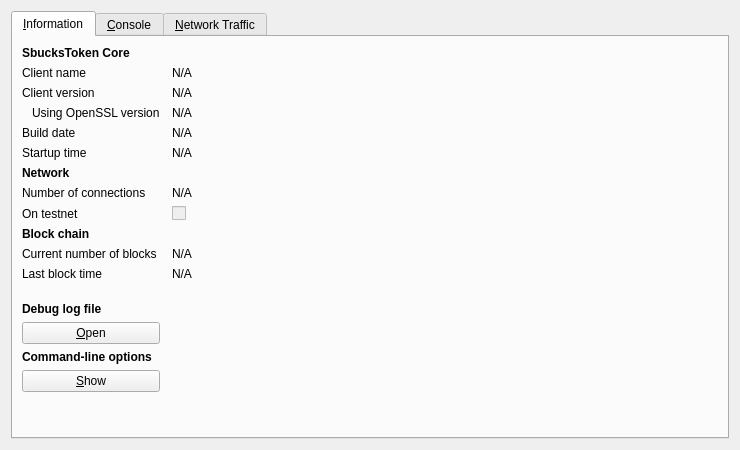
<?xml version="1.0" encoding="UTF-8"?>
<ui version="4.0">
 <class>RPCConsole</class>
 <widget class="QDialog" name="RPCConsole">
  <property name="geometry">
   <rect>
    <x>0</x>
    <y>0</y>
    <width>740</width>
    <height>450</height>
   </rect>
  </property>
  <property name="windowTitle">
   <string>SbucksToken - Debug window</string>
  </property>
  <layout class="QVBoxLayout" name="verticalLayout_2">
   <item>
    <widget class="QTabWidget" name="tabWidget">
     <property name="currentIndex">
      <number>0</number>
     </property>
     <widget class="QWidget" name="tab_info">
      <attribute name="title">
       <string>&amp;Information</string>
      </attribute>
      <layout class="QGridLayout" name="gridLayout" columnstretch="0,1">
       <property name="horizontalSpacing">
        <number>12</number>
       </property>
       <item row="0" column="0">
        <widget class="QLabel" name="label_9">
         <property name="font">
          <font>
           <weight>75</weight>
           <bold>true</bold>
          </font>
         </property>
         <property name="text">
          <string>SbucksToken Core</string>
         </property>
        </widget>
       </item>
       <item row="1" column="0">
        <widget class="QLabel" name="label_5">
         <property name="text">
          <string>Client name</string>
         </property>
        </widget>
       </item>
       <item row="1" column="1">
        <widget class="QLabel" name="clientName">
         <property name="cursor">
          <cursorShape>IBeamCursor</cursorShape>
         </property>
         <property name="text">
          <string>N/A</string>
         </property>
         <property name="textFormat">
          <enum>Qt::PlainText</enum>
         </property>
         <property name="textInteractionFlags">
          <set>Qt::LinksAccessibleByMouse|Qt::TextSelectableByKeyboard|Qt::TextSelectableByMouse</set>
         </property>
        </widget>
       </item>
       <item row="2" column="0">
        <widget class="QLabel" name="label_6">
         <property name="text">
          <string>Client version</string>
         </property>
        </widget>
       </item>
       <item row="2" column="1">
        <widget class="QLabel" name="clientVersion">
         <property name="cursor">
          <cursorShape>IBeamCursor</cursorShape>
         </property>
         <property name="text">
          <string>N/A</string>
         </property>
         <property name="textFormat">
          <enum>Qt::PlainText</enum>
         </property>
         <property name="textInteractionFlags">
          <set>Qt::LinksAccessibleByMouse|Qt::TextSelectableByKeyboard|Qt::TextSelectableByMouse</set>
         </property>
        </widget>
       </item>
       <item row="3" column="0">
        <widget class="QLabel" name="label_14">
         <property name="text">
          <string>Using OpenSSL version</string>
         </property>
         <property name="indent">
          <number>10</number>
         </property>
        </widget>
       </item>
       <item row="3" column="1">
        <widget class="QLabel" name="openSSLVersion">
         <property name="cursor">
          <cursorShape>IBeamCursor</cursorShape>
         </property>
         <property name="text">
          <string>N/A</string>
         </property>
         <property name="textFormat">
          <enum>Qt::PlainText</enum>
         </property>
         <property name="textInteractionFlags">
          <set>Qt::LinksAccessibleByMouse|Qt::TextSelectableByKeyboard|Qt::TextSelectableByMouse</set>
         </property>
        </widget>
       </item>
       <item row="4" column="0">
        <widget class="QLabel" name="label_12">
         <property name="text">
          <string>Build date</string>
         </property>
        </widget>
       </item>
       <item row="4" column="1">
        <widget class="QLabel" name="buildDate">
         <property name="cursor">
          <cursorShape>IBeamCursor</cursorShape>
         </property>
         <property name="text">
          <string>N/A</string>
         </property>
         <property name="textFormat">
          <enum>Qt::PlainText</enum>
         </property>
         <property name="textInteractionFlags">
          <set>Qt::LinksAccessibleByMouse|Qt::TextSelectableByKeyboard|Qt::TextSelectableByMouse</set>
         </property>
        </widget>
       </item>
       <item row="5" column="0">
        <widget class="QLabel" name="label_13">
         <property name="text">
          <string>Startup time</string>
         </property>
        </widget>
       </item>
       <item row="5" column="1">
        <widget class="QLabel" name="startupTime">
         <property name="cursor">
          <cursorShape>IBeamCursor</cursorShape>
         </property>
         <property name="text">
          <string>N/A</string>
         </property>
         <property name="textFormat">
          <enum>Qt::PlainText</enum>
         </property>
         <property name="textInteractionFlags">
          <set>Qt::LinksAccessibleByMouse|Qt::TextSelectableByKeyboard|Qt::TextSelectableByMouse</set>
         </property>
        </widget>
       </item>
       <item row="6" column="0">
        <widget class="QLabel" name="label_11">
         <property name="font">
          <font>
           <weight>75</weight>
           <bold>true</bold>
          </font>
         </property>
         <property name="text">
          <string>Network</string>
         </property>
        </widget>
       </item>
       <item row="7" column="0">
        <widget class="QLabel" name="label_7">
         <property name="text">
          <string>Number of connections</string>
         </property>
        </widget>
       </item>
       <item row="7" column="1">
        <widget class="QLabel" name="numberOfConnections">
         <property name="cursor">
          <cursorShape>IBeamCursor</cursorShape>
         </property>
         <property name="text">
          <string>N/A</string>
         </property>
         <property name="textFormat">
          <enum>Qt::PlainText</enum>
         </property>
         <property name="textInteractionFlags">
          <set>Qt::LinksAccessibleByMouse|Qt::TextSelectableByKeyboard|Qt::TextSelectableByMouse</set>
         </property>
        </widget>
       </item>
       <item row="8" column="0">
        <widget class="QLabel" name="label_8">
         <property name="text">
          <string>On testnet</string>
         </property>
        </widget>
       </item>
       <item row="8" column="1">
        <widget class="QCheckBox" name="isTestNet">
         <property name="enabled">
          <bool>false</bool>
         </property>
         <property name="text">
          <string/>
         </property>
        </widget>
       </item>
       <item row="9" column="0">
        <widget class="QLabel" name="label_10">
         <property name="font">
          <font>
           <weight>75</weight>
           <bold>true</bold>
          </font>
         </property>
         <property name="text">
          <string>Block chain</string>
         </property>
        </widget>
       </item>
       <item row="10" column="0">
        <widget class="QLabel" name="label_3">
         <property name="text">
          <string>Current number of blocks</string>
         </property>
        </widget>
       </item>
       <item row="10" column="1">
        <widget class="QLabel" name="numberOfBlocks">
         <property name="cursor">
          <cursorShape>IBeamCursor</cursorShape>
         </property>
         <property name="text">
          <string>N/A</string>
         </property>
         <property name="textFormat">
          <enum>Qt::PlainText</enum>
         </property>
         <property name="textInteractionFlags">
          <set>Qt::LinksAccessibleByMouse|Qt::TextSelectableByKeyboard|Qt::TextSelectableByMouse</set>
         </property>
        </widget>
       </item>
       <item row="11" column="0">
        <widget class="QLabel" name="label_2">
         <property name="text">
          <string>Last block time</string>
         </property>
        </widget>
       </item>
       <item row="11" column="1">
        <widget class="QLabel" name="lastBlockTime">
         <property name="cursor">
          <cursorShape>IBeamCursor</cursorShape>
         </property>
         <property name="text">
          <string>N/A</string>
         </property>
         <property name="textFormat">
          <enum>Qt::PlainText</enum>
         </property>
         <property name="textInteractionFlags">
          <set>Qt::LinksAccessibleByMouse|Qt::TextSelectableByKeyboard|Qt::TextSelectableByMouse</set>
         </property>
        </widget>
       </item>
       <item row="12" column="0">
        <spacer name="verticalSpacer_2">
         <property name="orientation">
          <enum>Qt::Vertical</enum>
         </property>
         <property name="sizeHint" stdset="0">
          <size>
           <width>20</width>
           <height>20</height>
          </size>
         </property>
        </spacer>
       </item>
       <item row="13" column="0">
        <widget class="QLabel" name="labelDebugLogfile">
         <property name="font">
          <font>
           <weight>75</weight>
           <bold>true</bold>
          </font>
         </property>
         <property name="text">
          <string>Debug log file</string>
         </property>
        </widget>
       </item>
       <item row="14" column="0">
        <widget class="QPushButton" name="openDebugLogfileButton">
         <property name="toolTip">
          <string>Open the SbucksToken debug log file from the current data directory. This can take a few seconds for large log files.</string>
         </property>
         <property name="text">
          <string>&amp;Open</string>
         </property>
         <property name="autoDefault">
          <bool>false</bool>
         </property>
        </widget>
       </item>
       <item row="15" column="0">
        <widget class="QLabel" name="labelCLOptions">
         <property name="font">
          <font>
           <weight>75</weight>
           <bold>true</bold>
          </font>
         </property>
         <property name="text">
          <string>Command-line options</string>
         </property>
        </widget>
       </item>
       <item row="16" column="0">
        <widget class="QPushButton" name="showCLOptionsButton">
         <property name="toolTip">
          <string>Show the SbucksToken-Qt help message to get a list with possible SbucksToken command-line options.</string>
         </property>
         <property name="text">
          <string>&amp;Show</string>
         </property>
         <property name="autoDefault">
          <bool>false</bool>
         </property>
        </widget>
       </item>
       <item row="17" column="0">
        <spacer name="verticalSpacer">
         <property name="orientation">
          <enum>Qt::Vertical</enum>
         </property>
         <property name="sizeHint" stdset="0">
          <size>
           <width>20</width>
           <height>40</height>
          </size>
         </property>
        </spacer>
       </item>
      </layout>
     </widget>
     <widget class="QWidget" name="tab_console">
      <attribute name="title">
       <string>&amp;Console</string>
      </attribute>
      <layout class="QVBoxLayout" name="verticalLayout_3">
       <property name="spacing">
        <number>3</number>
       </property>
       <item>
        <widget class="QTextEdit" name="messagesWidget">
         <property name="minimumSize">
          <size>
           <width>0</width>
           <height>100</height>
          </size>
         </property>
         <property name="readOnly">
          <bool>true</bool>
         </property>
         <property name="tabKeyNavigation" stdset="0">
          <bool>false</bool>
         </property>
         <property name="columnCount" stdset="0">
          <number>2</number>
         </property>
        </widget>
       </item>
       <item>
        <layout class="QHBoxLayout" name="horizontalLayout">
         <property name="spacing">
          <number>3</number>
         </property>
         <item>
          <widget class="QLabel" name="label">
           <property name="text">
            <string notr="true">&gt;</string>
           </property>
          </widget>
         </item>
         <item>
          <widget class="QLineEdit" name="lineEdit"/>
         </item>
         <item>
          <widget class="QPushButton" name="clearButton">
           <property name="maximumSize">
            <size>
             <width>24</width>
             <height>24</height>
            </size>
           </property>
           <property name="toolTip">
            <string>Clear console</string>
           </property>
           <property name="text">
            <string/>
           </property>
           <property name="icon">
            <iconset resource="../bitcoin.qrc">
             <normaloff>:/icons/remove</normaloff>:/icons/remove</iconset>
           </property>
           <property name="shortcut">
            <string notr="true">Ctrl+L</string>
           </property>
           <property name="autoDefault">
            <bool>false</bool>
           </property>
          </widget>
         </item>
        </layout>
       </item>
      </layout>
     </widget>
     <widget class="QWidget" name="tab">
      <attribute name="title">
       <string>&amp;Network Traffic</string>
      </attribute>
      <layout class="QHBoxLayout" name="horizontalLayout_3">
       <item>
        <layout class="QVBoxLayout" name="verticalLayout_4">
         <item>
          <widget class="TrafficGraphWidget" name="trafficGraph" native="true">
           <property name="sizePolicy">
            <sizepolicy hsizetype="Expanding" vsizetype="Expanding">
             <horstretch>0</horstretch>
             <verstretch>0</verstretch>
            </sizepolicy>
           </property>
          </widget>
         </item>
         <item>
          <layout class="QHBoxLayout" name="horizontalLayout_2">
           <item>
            <widget class="QSlider" name="sldGraphRange">
             <property name="minimum">
              <number>1</number>
             </property>
             <property name="maximum">
              <number>288</number>
             </property>
             <property name="pageStep">
              <number>12</number>
             </property>
             <property name="value">
              <number>6</number>
             </property>
             <property name="orientation">
              <enum>Qt::Horizontal</enum>
             </property>
            </widget>
           </item>
           <item>
            <widget class="QLabel" name="lblGraphRange">
             <property name="minimumSize">
              <size>
               <width>100</width>
               <height>0</height>
              </size>
             </property>
             <property name="alignment">
              <set>Qt::AlignCenter</set>
             </property>
            </widget>
           </item>
           <item>
            <widget class="QPushButton" name="btnClearTrafficGraph">
             <property name="text">
              <string>&amp;Clear</string>
             </property>
            </widget>
           </item>
          </layout>
         </item>
        </layout>
       </item>
       <item>
        <layout class="QVBoxLayout" name="verticalLayout">
         <item>
          <widget class="QGroupBox" name="groupBox">
           <property name="title">
            <string>Totals</string>
           </property>
           <layout class="QVBoxLayout" name="verticalLayout_5">
            <item>
             <layout class="QHBoxLayout" name="horizontalLayout_4">
              <item>
               <widget class="Line" name="line">
                <property name="sizePolicy">
                 <sizepolicy hsizetype="Fixed" vsizetype="Fixed">
                  <horstretch>0</horstretch>
                  <verstretch>0</verstretch>
                 </sizepolicy>
                </property>
                <property name="minimumSize">
                 <size>
                  <width>10</width>
                  <height>0</height>
                 </size>
                </property>
                <property name="palette">
                 <palette>
                  <active>
                   <colorrole role="Light">
                    <brush brushstyle="SolidPattern">
                     <color alpha="255">
                      <red>0</red>
                      <green>255</green>
                      <blue>0</blue>
                     </color>
                    </brush>
                   </colorrole>
                  </active>
                  <inactive>
                   <colorrole role="Light">
                    <brush brushstyle="SolidPattern">
                     <color alpha="255">
                      <red>0</red>
                      <green>255</green>
                      <blue>0</blue>
                     </color>
                    </brush>
                   </colorrole>
                  </inactive>
                  <disabled>
                   <colorrole role="Light">
                    <brush brushstyle="SolidPattern">
                     <color alpha="255">
                      <red>0</red>
                      <green>255</green>
                      <blue>0</blue>
                     </color>
                    </brush>
                   </colorrole>
                  </disabled>
                 </palette>
                </property>
                <property name="orientation">
                 <enum>Qt::Horizontal</enum>
                </property>
               </widget>
              </item>
              <item>
               <widget class="QLabel" name="label_16">
                <property name="text">
                 <string>In:</string>
                </property>
               </widget>
              </item>
              <item>
               <widget class="QLabel" name="lblBytesIn">
                <property name="minimumSize">
                 <size>
                  <width>50</width>
                  <height>0</height>
                 </size>
                </property>
                <property name="alignment">
                 <set>Qt::AlignRight|Qt::AlignTrailing|Qt::AlignVCenter</set>
                </property>
               </widget>
              </item>
             </layout>
            </item>
            <item>
             <layout class="QHBoxLayout" name="horizontalLayout_5">
              <item>
               <widget class="Line" name="line_2">
                <property name="sizePolicy">
                 <sizepolicy hsizetype="Fixed" vsizetype="Fixed">
                  <horstretch>0</horstretch>
                  <verstretch>0</verstretch>
                 </sizepolicy>
                </property>
                <property name="minimumSize">
                 <size>
                  <width>10</width>
                  <height>0</height>
                 </size>
                </property>
                <property name="palette">
                 <palette>
                  <active>
                   <colorrole role="Light">
                    <brush brushstyle="SolidPattern">
                     <color alpha="255">
                      <red>255</red>
                      <green>0</green>
                      <blue>0</blue>
                     </color>
                    </brush>
                   </colorrole>
                  </active>
                  <inactive>
                   <colorrole role="Light">
                    <brush brushstyle="SolidPattern">
                     <color alpha="255">
                      <red>255</red>
                      <green>0</green>
                      <blue>0</blue>
                     </color>
                    </brush>
                   </colorrole>
                  </inactive>
                  <disabled>
                   <colorrole role="Light">
                    <brush brushstyle="SolidPattern">
                     <color alpha="255">
                      <red>255</red>
                      <green>0</green>
                      <blue>0</blue>
                     </color>
                    </brush>
                   </colorrole>
                  </disabled>
                 </palette>
                </property>
                <property name="orientation">
                 <enum>Qt::Horizontal</enum>
                </property>
               </widget>
              </item>
              <item>
               <widget class="QLabel" name="label_17">
                <property name="text">
                 <string>Out:</string>
                </property>
               </widget>
              </item>
              <item>
               <widget class="QLabel" name="lblBytesOut">
                <property name="minimumSize">
                 <size>
                  <width>50</width>
                  <height>0</height>
                 </size>
                </property>
                <property name="alignment">
                 <set>Qt::AlignRight|Qt::AlignTrailing|Qt::AlignVCenter</set>
                </property>
               </widget>
              </item>
             </layout>
            </item>
            <item>
             <spacer name="verticalSpacer_4">
              <property name="orientation">
               <enum>Qt::Vertical</enum>
              </property>
              <property name="sizeHint" stdset="0">
               <size>
                <width>20</width>
                <height>407</height>
               </size>
              </property>
             </spacer>
            </item>
           </layout>
          </widget>
         </item>
        </layout>
       </item>
      </layout>
     </widget>
    </widget>
   </item>
  </layout>
 </widget>
 <customwidgets>
  <customwidget>
   <class>TrafficGraphWidget</class>
   <extends>QWidget</extends>
   <header>trafficgraphwidget.h</header>
   <container>1</container>
   <slots>
    <slot>clear()</slot>
   </slots>
  </customwidget>
 </customwidgets>
 <resources>
  <include location="../bitcoin.qrc"/>
 </resources>
 <connections/>
</ui>
